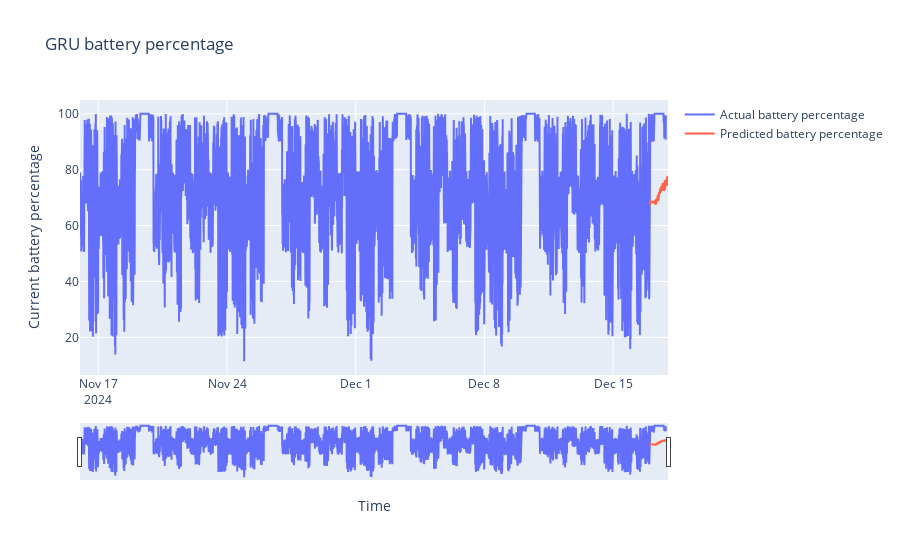

Notebook cell for this chart:
### Code cell
# 그래프 객체 생성
fig = go.Figure()

# 기존 전력 사용량 데이터 추가
fig.add_trace(go.Scatter(x=data['time'], y=data['Current battery percentage'],
                         mode='lines', name='Actual battery percentage'))

# 예측 전력 사용량 데이터 추가 (여기서 수정된 부분)
fig.add_trace(go.Scatter(x=predicted_dates, y=gru_predict.flatten(),
                         mode='lines', name='Predicted battery percentage',
                         line=dict(color='tomato')))  # 예측 데이터에는 다른 색상을 사용

# 레이아웃 업데이트
fig.update_layout(
    title='GRU battery percentage',
    xaxis_title='Time',
    yaxis_title='Current battery percentage',
    xaxis_rangeslider_visible=True
)

# 그래프 표시
fig.show()

### Figure 1 — Plotly figure (JSON) as saved in the notebook; plotly's stock layout.template omitted (floating-point values rounded to 4 significant figures; data arrays with more than 128 entries replaced by an {"elided": "..."} marker saying what was removed)
{"data": [{"mode": "lines", "name": "Actual battery percentage", "type": "scatter", "x": {"elided": "4590 str values"}, "y": {"elided": "4590 float values"}}, {"line": {"color": "tomato"}, "mode": "lines", "name": "Predicted battery percentage", "type": "scatter", "x": {"elided": "144 str values"}, "y": {"elided": "144 float values"}}], "layout": {"title": {"text": "GRU battery percentage"}, "xaxis": {"rangeslider": {"visible": true}, "title": {"text": "Time"}}, "yaxis": {"title": {"text": "Current battery percentage"}}}}
